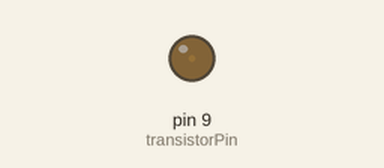
Bench run of a sketch on a simulated Arduino Uno, built with avr-gcc and run on an emulated ATmega328P. Shown: output pins drawn as LEDs (lit = HIGH).

Above: at 0.05 s.
At 0.65 s:
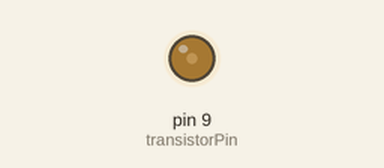
At 1.3 s:
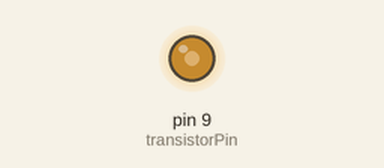
At 2.55 s:
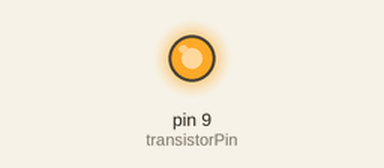
Timing chart, 0 to 5.9 s (numbered marks = the images above):
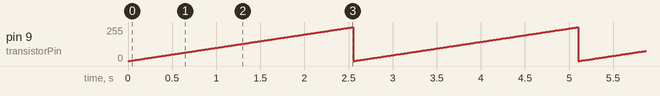

Measured:
- by itself, pin 9 (transistorPin): ramps from 0/255 to 254/255 and jumps back, once every 2.6 s

The sketch:

MOFSET_avec_led.ino
```cpp
const int transistorPin = 9;    // connected to the base of the transistor

 void setup() {
   // set  the transistor pin as output:
   pinMode(transistorPin, OUTPUT);
 }

 void loop() {


   for(int i=0; i<255;i++){
    analogWrite(transistorPin,i);
    delay(10);
   }
 }
```
